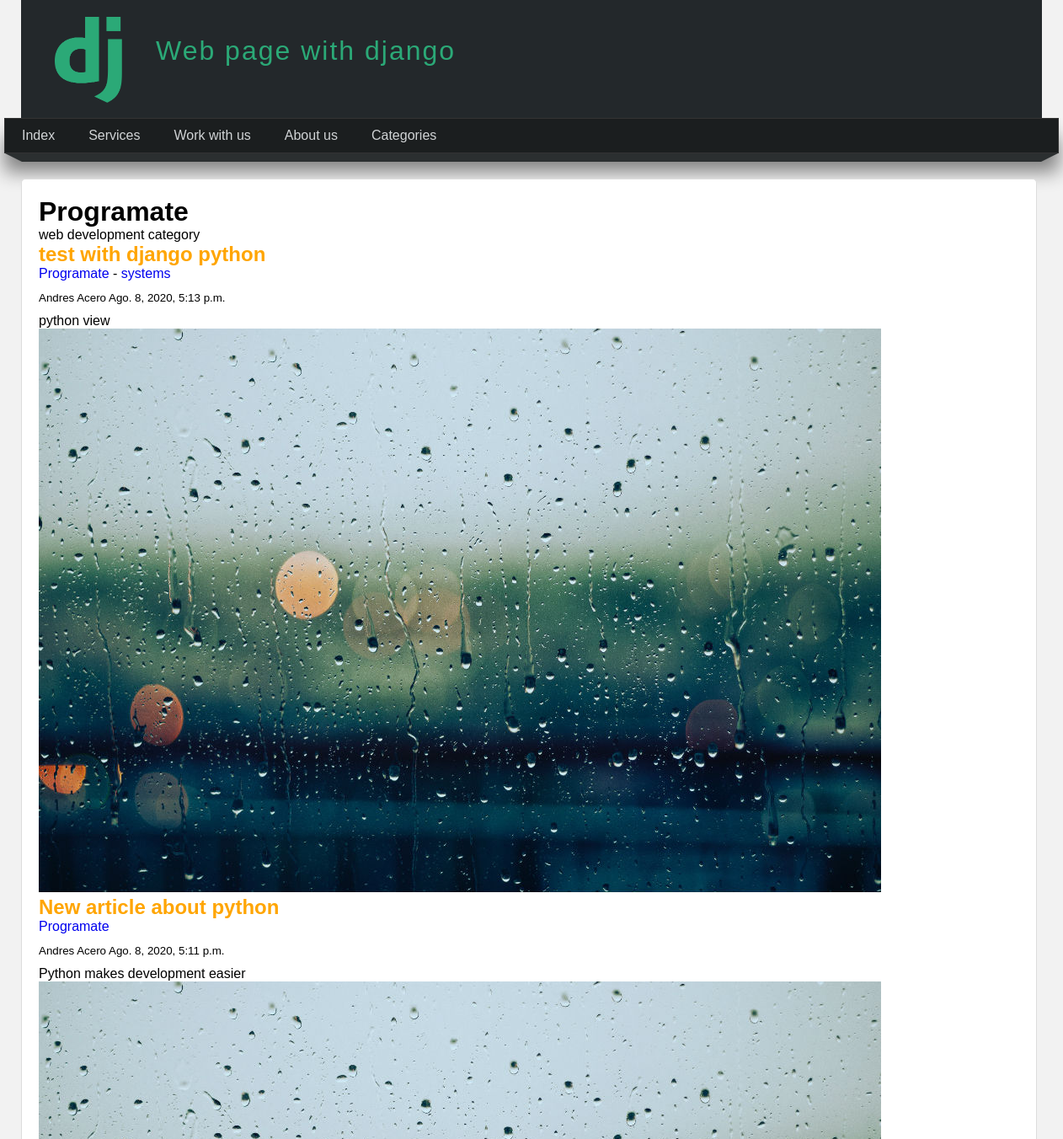
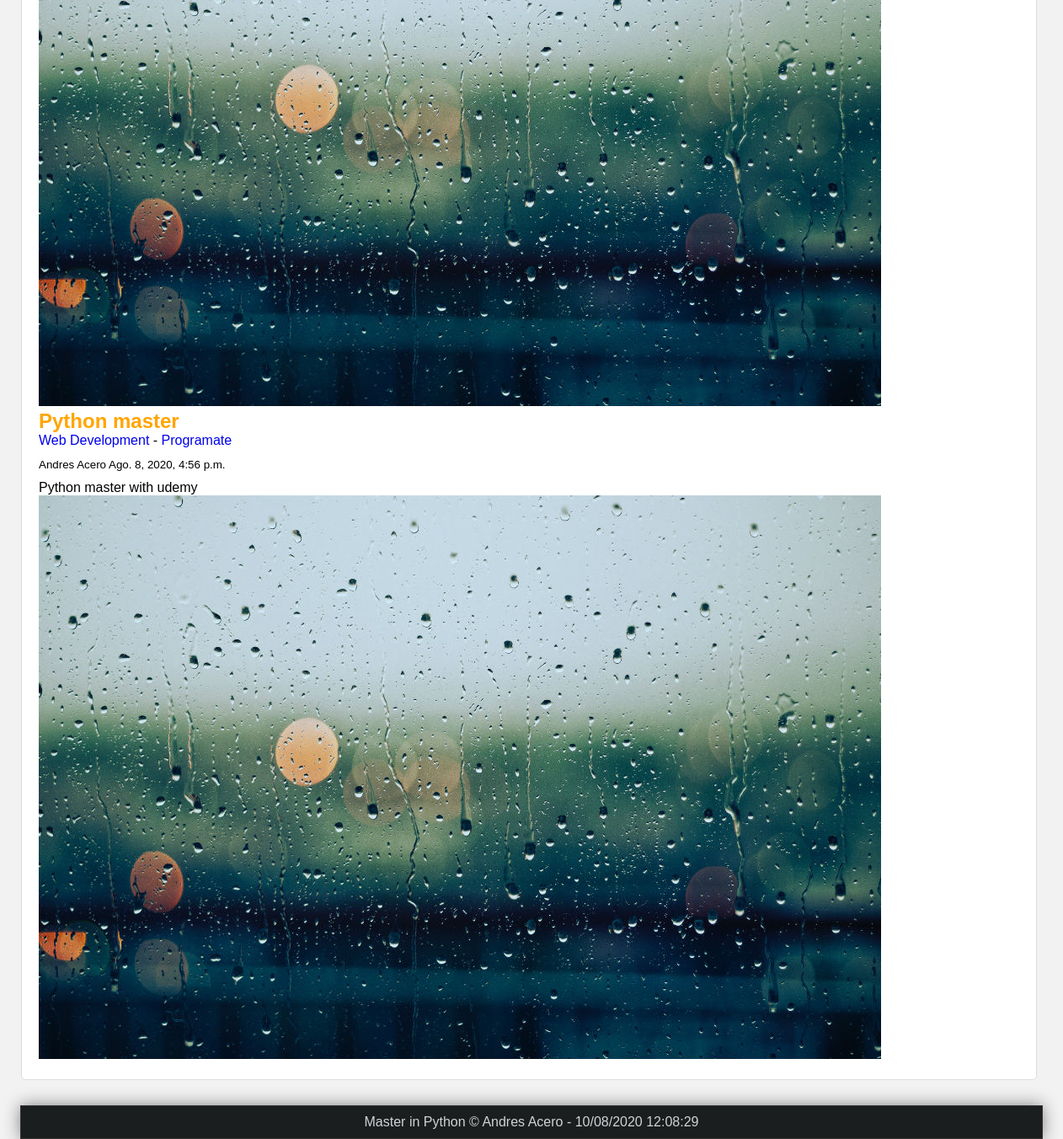
Page /category/2 on the committed database (2 pictures, top to bottom).
### pages/models.py (models this page shows, shortened)
class Page(models.Model):
    title = models.CharField(max_length=50, verbose_name='Title')
    content = RichTextField(verbose_name='Content')
    slug = models.CharField(max_length=150, verbose_name='Friendly url', unique=True)
    order = models.IntegerField(verbose_name="Order", default=0)
    visible = models.BooleanField(verbose_name='Visible')
    craeted_at = models.DateTimeField(auto_now_add=True, verbose_name='Created at')
    updated_at = models.DateTimeField(auto_now_add=True, verbose_name='Updated at')
    class Meta:
        verbose_name = 'Page'
        verbose_name_plural = 'Pages'

### blog/models.py (models this page shows, shortened)
class Category(models.Model):
    name = models.CharField(max_length=100, verbose_name="Name")
    description = models.CharField(max_length=255, verbose_name="Description")
    created_at = models.DateTimeField(auto_now_add=True, verbose_name="Created at")
    class Meta:
        verbose_name = 'Category'
        verbose_name_plural = 'Categories'

class Article(models.Model):
    title = models.CharField(max_length=150, verbose_name='Title')
    content = RichTextField(verbose_name='Content')
    image = models.ImageField(default='null', verbose_name='Image', upload_to="articles")
    public = models.BooleanField(verbose_name='Public')
    user = models.ForeignKey(User, editable=False, verbose_name='Admin user', on_delete=models.CASCADE)
    categories = models.ManyToManyField(Category, verbose_name="Categories", null=True, blank=True, related_name="get_articles")
    created_at = models.DateTimeField(auto_now_add=True, verbose_name='Created at')
    updated_at = models.DateTimeField(auto_now_add=True, verbose_name='Updated at')
    class Meta:
        verbose_name = 'Article'
        verbose_name_plural = 'Articles'
        ordering = ['-created_at'] # order the model result by a param
    def __str__(self):
        return self.title

### blog/views.py (the view)
# urls.py: path('category/<int:category_id>', views.show_category, name="category"),
def show_category(request, category_id):
    category  = get_object_or_404(Category, id=category_id)
    """
    like the models category and articles are related exist a direct relationship
    and inverse relation, for that reason category.article_set.all contains
    all the articles related with the category and the next
    query is not neccesary
    """
    return render(request, 'categories/category.html', {
        'category': category
    })

### blog/processor.py (called while the page is built)
def get_categories(request):
    ids = Article.objects.filter(public=True).values_list('categories', flat=True)
    return {
        'categories': Category.objects.filter(id__in=ids).values_list('id', 'name')
    }

### pages/context_processors.py (called while the page is built)
def get_pages(request):
    return {
        'pages': Page.objects.filter(visible=True).order_by("order").values_list('id', 'title', 'slug')
    }

### blog/templates/categories/category.html (shortened to what this page needs)
{% extends "layouts/layout.html" %}
{% block content %}
    <h1>
        {{category.name}}
    </h1>
    <p>
        {{category.description}}
    </p>
    {% include "articles/list_articles.html" with articles=category.get_articles.all  %}
{% endblock content %}

### myApp/templates/layouts/layout.html (shortened to what this page needs)
{% load static %}
<!DOCTYPE html>
<html lang="en">
<head>
    <link rel="stylesheet" href="{% static 'css/styles.css' %}">
</head>
<body>
    <header>
        <div id="logo">
            <img src="{% static 'images/logo.png' %}" alt="logo.png">
            <h1>Web page with django</h1>
        </div>
    </header>
    <nav>
        <ul>
            <li>
                <a href="{% url 'index' %}">Index</a>
            </li>
            {% for page in pages  %}
              <li>
                  <a href="{% url 'page' page.2 %}">
                      {{page.1}}
                  </a>
              </li>
            {% endfor %}
            <li>
                <a href="{% url 'list_article' %}">Categories</a>
            </li>
        </ul>
    </nav>
    <div class="barra">
        <span class="left_edge"></span>
        <span class="barra_content"></span>
        <span class="right_edge"></span>
    </div>
    <div id="content">
        <div class="box">
            {% block content %}{% endblock %}
        </div>
    </div>
    <footer>
        Master in Python &copy; Andres Acero - {% now "d/m/Y h:m:s" %}
    </footer>
</body>
</html>

### blog/templates/articles/list_articles.html (shortened to what this page needs)
<div>
    {% for article in articles %}
        <h2>
            <a style="text-decoration: none; color: #ffa500" href="{% url 'article' article.id %}">
              {{article}}
            </a>
        </h2>
        <p>
            {% for category in article.categories.all %}
              <a href="{% url 'category' category.id %}">{{category.name}}</a>
              {% if forloop.counter < article.categories.all|length %}
                {{'-'}}
              {% endif %}
            {% endfor %}
        </p>
        <span id="created_at">
          <small>
              {{article.user.first_name}} {{article.user.last_name}}
              {{article.created_at}}
          </small>
        </span>
        <p>
            {{article.content|safe}}
            <img src="{{article.image.url}}" alt="">
        </p>
    {% endfor %}
    </div>

### myApp/static/css/styles.css (style rules this page uses)
* { margin: 0; padding: 0; font-family: sans-serif; text-decoration: none; }
body { background: #f2f2f2; }
header { width: 1212px; height: 140px; background: #23282B; margin: 0 auto; }
#logo { display: flex; align-items: center; padding: 0 40px; }
#logo h1 { display: block; letter-spacing: 2px; font-weight: normal; color: #2ba977; padding: 0 40px; }
#logo img { display: block; float: left; width: 80px; margin-top: 20px; }
nav { width: 1250px; height: 40px; background: #1B1E1F; border: 1px solid #333333; margin: 0 auto; box-shadow: 0px 22px 22px #808080; }
nav ul { list-style: none; text-decoration: none; }
nav ul li { line-height: 40px; float: left; }
nav ul li a { display: block; padding: 0 20px; color: #d1d4d6; }
.barra { width: 1250px; margin: 0 auto; }
.left_edge { display: block; border-left: 20px solid transparent; border-top: 10px solid #2b2f30; float: left; }
.right_edge { display: block; border-right: 20px solid transparent; border-top: 10px solid #2b2f30; float: right; }
.barra_content { display: block; background: #2b2f30; float: left; height: 10px; width: 1210px; }
#content { width: 1212px; min-height: 930px; margin: 30px auto; }
#content .box { background: #ffffff; width: 96%; min-height: 930px; padding: 20px; border: 1px solid #ddd; border-radius: 5px; }
#content .box #created_at { display: block; margin: 10px 0; }
footer { width: 1212px; background: #1B1E1F; border: 1px solid #333333; color: #d1d4d6; text-align: center; margin: 0 auto; padding: 10px 0; box-shadow: 0px 0px 20px #808080; }

### rows in the picture
Page: title "Services"
Page: title "Work with us"
Page: title "About us"
Category: name "Programate", description "web development category", value "-"
Article: title "test with django python", user.first_name "Andres", user.last_name "Acero", created_at "Ago. 8, 2020, 5:13 p.m.", content "python view", image (picture)
Category: name "systems"
Article: title "New article about python", user.first_name "Andres", user.last_name "Acero", created_at "Ago. 8, 2020, 5:11 p.m.", content "Python makes development easier", image (picture)
Article: title "Python master", user.first_name "Andres", user.last_name "Acero", created_at "Ago. 8, 2020, 4:56 p.m.", content "Python master with udemy", image (picture)
Category: name "Web Development", value "-"
